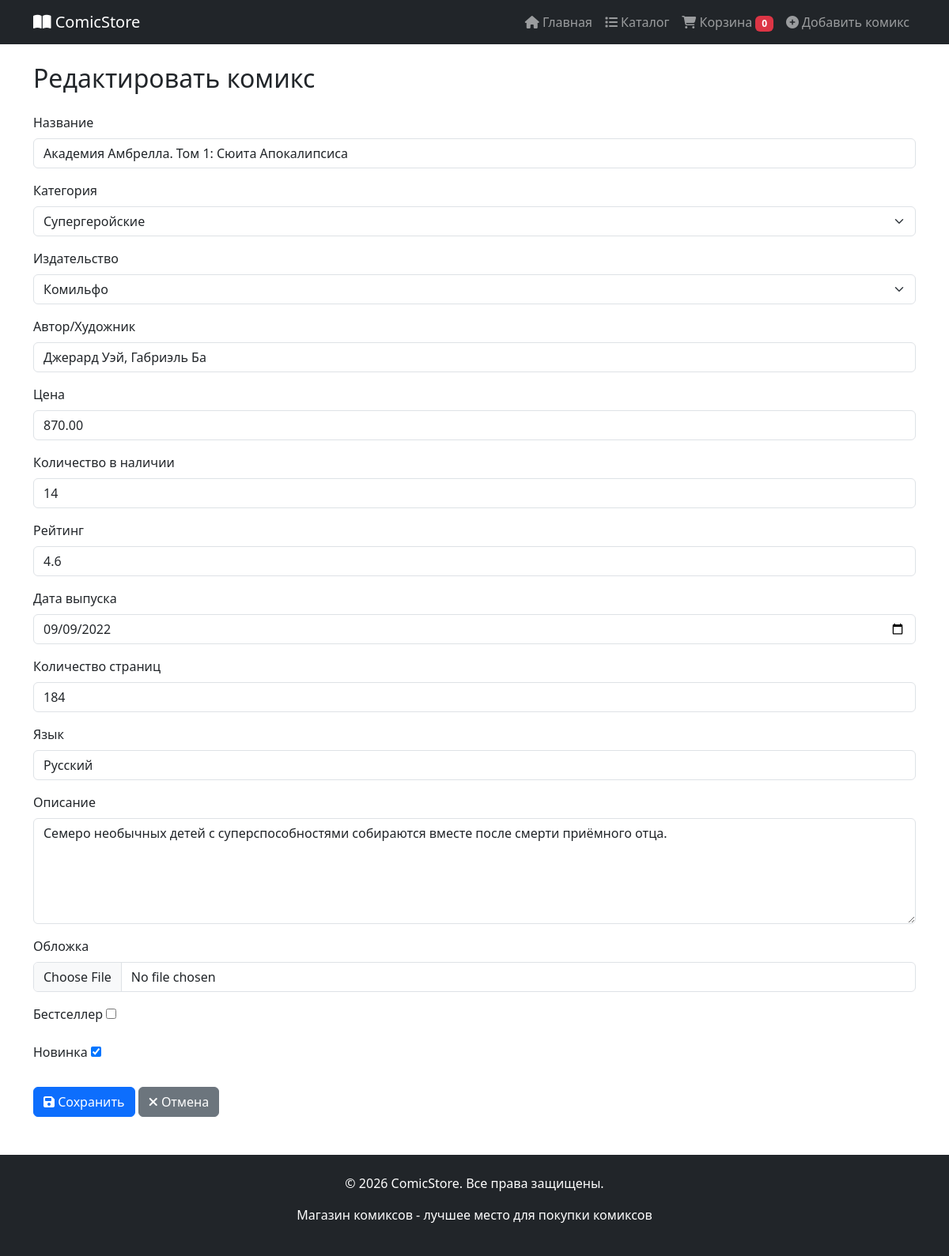
/update/umbrella-academy-1/, run on the app's committed database.
### store/models.py (models this page shows, shortened)
class Comic(models.Model):
    title = models.CharField('Название', max_length=200)
    slug = models.SlugField('URL', unique=True, max_length=200)
    category = models.ForeignKey(
        Category,
        on_delete=models.CASCADE,
        verbose_name='Категория',
        related_name='comics'
    )
    publisher = models.ForeignKey(
        Publisher,
        on_delete=models.CASCADE,
        verbose_name='Издательство',
        related_name='comics'
    )
    author = models.CharField('Автор/Художник', max_length=200)
    price = models.DecimalField(
        'Цена',
        max_digits=10,
        decimal_places=2,
        validators=[MinValueValidator(0)]
    )
    stock = models.IntegerField(
        'Количество в наличии',
        default=0,
        validators=[MinValueValidator(0)]
    )
    rating = models.FloatField(
        'Рейтинг',
        default=0,
        validators=[MinValueValidator(0), MaxValueValidator(5)]
    )
    release_date = models.DateField('Дата выпуска')
    pages = models.IntegerField('Количество страниц')
    language = models.CharField('Язык', max_length=50, default='Русский')
    description = models.TextField('Описание')
    cover_image = models.ImageField(
        'Обложка',
        upload_to='comics/',
        blank=True,
        null=True
    )
    image_url = models.URLField(
        'Ссылка на изображение',
        max_length=500,
        blank=True,
        null=True,
        help_text='Вставьте ссылку на картинку (будет использоваться вместо загруженного файла)'
    )
    preview_pages = models.JSONField(
    'Страницы отрывка',
    default=list,
    blank=True,
    help_text='Список URL изображений страниц в формате JSON, например ["https://...", "..."]'
    )
    is_bestseller = models.BooleanField('Бестселлер', default=False)
    is_new = models.BooleanField('Новинка', default=True)
    created_at = models.DateTimeField('Дата добавления', auto_now_add=True)
    updated_at = models.DateTimeField('Дата обновления', auto_now=True)
    class Meta:
        verbose_name = 'Комикс'
        verbose_name_plural = 'Комиксы'
        ordering = ['-created_at', 'title']

### store/views.py (the view, shortened to what this page needs)
# urls.py: path('update/<slug:slug>/', views.ComicUpdateView.as_view(), name='comic_update'),
class ComicUpdateView(UpdateView):
    model = Comic
    form_class = ComicForm
    template_name = 'comic_form.html'
    success_url = reverse_lazy('store:comic_list')   # ← исправлено

### store/models.py (called while the page is built)
    def __str__(self):
        return self.name

    def __str__(self):
        return self.name

### store/templates/comic_form.html (shortened to what this page needs)
{% extends 'base.html' %}
{% load static %}
{% block content %}
<div class="container mt-4">
    <h2>{% if form.instance.pk %}Редактировать{% else %}Добавить новый{% endif %} комикс</h2>
    <form method="post" enctype="multipart/form-data" class="mt-4">
        {% for field in form %}
        <div class="mb-3">
            <label for="{{ field.id_for_label }}" class="form-label">{{ field.label }}</label>
            {{ field }}
        </div>
        {% endfor %}
        <div class="mt-4">
            <button type="submit" class="btn btn-primary">
                <i class="fas fa-save"></i> Сохранить
            </button>
            <a href="{% url 'store:comic_list' %}" class="btn btn-secondary">
                <i class="fas fa-times"></i> Отмена
            </a>
        </div>
    </form>
</div>
{% endblock %}

### store/static/store/css/style.css (style rules this page uses)
html, body { height: 100%; margin: 0; }
body { display: flex; flex-direction: column; }

### data on the page
Comic: form "Академия Амбрелла. Том 1: Сюита Апокалипсиса" "Супергеройские" "Комильфо" "Джерард Уэй, Габриэль Ба" "870.00" "14" "4.6" "09/09/2022" "184" "Русский" "Семеро необычных детей с суперспособностями собираются вместе после смерти приёмного отца." "☑"

### other printed values
{{ field.label }} "Название" "Категория" "Издательство" "Автор/Художник" "Цена" "Количество в наличии" "Рейтинг" "Дата выпуска" "Количество страниц" "Язык" "Описание" "Обложка" "Бестселлер" "Новинка"
